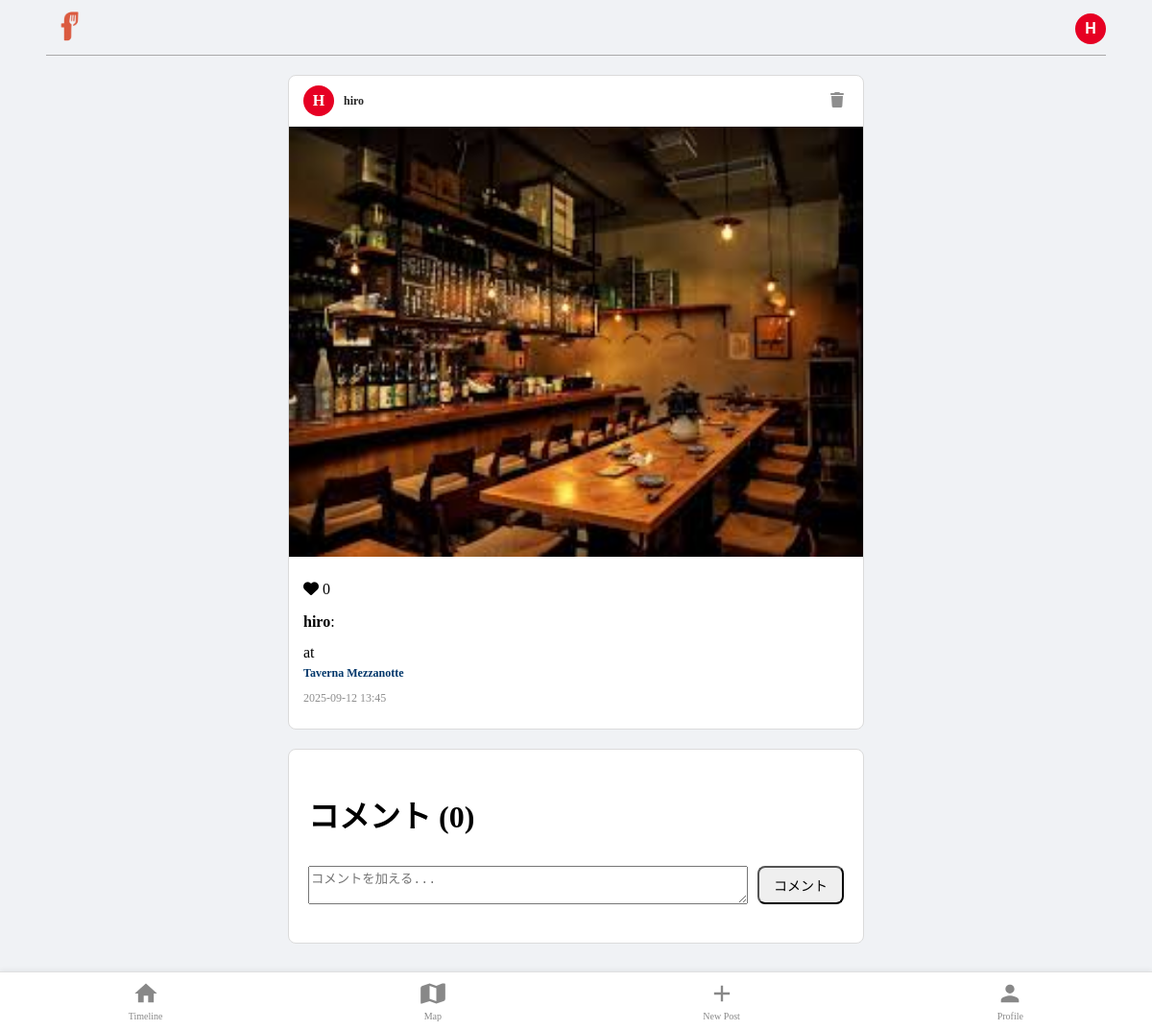
The app's page /post/2 (signed in) with its own data.
### app/models.py (models this page shows, shortened)
class User(UserMixin, db.Model):
    id = db.Column(db.Integer, primary_key = True, nullable=False)
    username = db.Column(db.String(64), index=True, unique=True, nullable=False)
    email = db.Column(db.String(120), index =True, unique=True, nullable=False)
    password_hash = db.Column(db.String(128), nullable=False)
    posts = db.relationship('Post', back_populates='author', lazy='dynamic')
    bookmarked_shops = db.relationship('Shop', secondary=bookmarks, back_populates='bookmarked_by', lazy='dynamic')
    liked_posts = db.relationship('Post', secondary=likes, back_populates='likers', lazy='dynamic')
    comments = db.relationship('Comment', back_populates='author', lazy='dynamic')
    followed = db.relationship(
        'User', secondary=followers,
        primaryjoin=(followers.c.follower_id == id),
        secondaryjoin=(followers.c.followed_id == id),
        backref=db.backref('followers', lazy='dynamic'), lazy='dynamic')
    def has_liked_post(self, post):
        return self.liked_posts.filter(likes.c.post_id == post.id).count() > 0

class Post(db.Model):
    id = db.Column(db.Integer, primary_key=True, nullable=False)
    body = db.Column(db.Text)
    timestamp = db.Column(db.DateTime, index=True, default=lambda: datetime.now(timezone.utc), nullable=False)
    image_filename = db.Column(db.String(128), nullable = False) # 画像ファイル名を保存するカラム
    user_id = db.Column(db.Integer, db.ForeignKey('user.id', name='fk_post_user_id'), nullable=False)
    shop_id = db.Column(db.Integer, db.ForeignKey('shop.id', name='fk_post_shop_id'), nullable=False)
    author = db.relationship('User', back_populates='posts')
    shop = db.relationship('Shop', back_populates='posts')
    likers = db.relationship('User', secondary=likes, back_populates='liked_posts', lazy='dynamic', cascade="all, delete")
    comments = db.relationship('Comment', back_populates='post', lazy='dynamic', cascade='all, delete-orphan')

class Shop(db.Model):
    id = db.Column(db.Integer, primary_key=True)
    osm_id = db.Column(db.BigInteger, index=True, unique=True, nullable = False)
    name = db.Column(db.String(128), nullable=False)
    latitude = db.Column(db.Float, nullable=False)
    longitude = db.Column(db.Float, nullable=False)
    posts = db.relationship('Post', back_populates='shop', lazy='dynamic')
    bookmarked_by = db.relationship('User', secondary = bookmarks, back_populates='bookmarked_shops', lazy='dynamic')

### app/routes.py (the view, shortened to what this page needs)
@app.route('/post/<int:post_id>', methods=['GET', 'POST'])
@login_required
def post_detail(post_id):
    post = Post.query.get_or_404(post_id)
    form = CommentForm()
    comments = post.comments.order_by(Comment.timestamp.desc()).all()
    return render_template(
        'post_detail.html',
        title=f"Post by {post.author.username}",
        post=post,
        form=form,
        comments=comments
    )

### app/forms.py
class CommentForm(FlaskForm):
    comment_body = TextAreaField('コメント', validators=[DataRequired()])
    submit = SubmitField('コメント')

### app/models.py (called while the page is built)
@login.user_loader
def load_user(id):
    return User.query.get(int(id))

### app/routes.py (called while the page is built)
@app.context_processor
def inject_user():
    return dict(current_user=current_user)

### app/templates/post_detail.html (shortened to what this page needs)
{% extends "base.html" %}
{% block content %}
<div class="post-detail-container">
    <div class="post-detail-card">
        <div class="post-detail-header">
            <a href="{{ url_for('user_profile', username=post.author.username) }}">
                <div class="avatar-circle">
                    <span>{{ post.author.username[0]|upper }}</span>
                </div>
                <strong>{{ post.author.username }}</strong>
            </a>
            {% if post.author == current_user %}
                <form action="{{ url_for('delete_post', post_id=post.id) }}" method="post" class="delete-form">
                    <button type="submit" class="delete-btn" onclick="return confirm('本当にこの投稿を削除しますか？')">
                        <i class="fa-solid fa-trash"></i>
                    </button>
                </form>
            {% endif %}
        </div>
        <div class="post-detail-image">
            <img src="{{ url_for('static', filename='uploads/' + post.image_filename) }}" alt="User post">
        </div>
        <div class="post-detail-content">
            <div class="like-section" style="margin-bottom: 10px;">
                <i class="fa-solid fa-heart like-icon {% if current_user.is_authenticated and current_user.has_liked_post(post) %}liked{% endif %}" data-post-id="{{ post.id }}"></i>
                <span class="likes-count">{{ post.likers.count() }}</span>
            </div>
            <p><strong>{{ post.author.username }}</strong>: {{ post.body or '' }}</p>
            <p class="shop-link">at <a href="{{ url_for('shop_page', shop_id=post.shop.id) }}">{{ post.shop.name }}</a></p>
            <p class="timestamp">{{ post.timestamp.strftime('%Y-%m-%d %H:%M') }}</p>
        </div>
    </div>
    <div class="comments-section">
        <h2>コメント ({{ comments|length }})</h2>
        <form action="" method="post" class="comment-form">
            <div class="form-group">
                {{ form.comment_body(class="textarea-input", placeholder="コメントを加える...") }}
                {{ form.submit(class="submit-btn small") }}
            </div>
        </form>
    </div>
</div>
{% endblock %}

### app/templates/base.html (shortened to what this page needs)
<!DOCTYPE html>
<html lang="ja">
    <head>
        <link rel="stylesheet" href="{{ url_for('static', filename='css/style.css')}}">
        <link rel="stylesheet" href="https://unpkg.com/leaflet@1.9.4/dist/leaflet.css"/>
        <link rel="stylesheet" href="https://cdnjs.cloudflare.com/ajax/libs/font-awesome/6.5.2/css/all.min.css" />
        <link rel="stylesheet" href="https://cdnjs.cloudflare.com/ajax/libs/Leaflet.awesome-markers/2.0.2/leaflet.awesome-markers.css" />
    </head>
    <body>
        <header>
        <div class="header-box">
            <div class="logo-placeholder">
                <a href="{{ url_for('index')}}"><img class="logo" src="{{ url_for('static', filename='/imgs/logo_img.png')}}" alt="Foodies fan"></a>
            </div>
            <div class="login-box">
                {% if current_user.is_anonymous %}
                    <a href="{{ url_for('login') }}" class="login-btn">Log In</a>
                {% else %}
                    <div class="profile-dropdown">
                        <button class="profile-btn">
                            <div class="avatar-circle">
                                <span>{{ current_user.username[0]|upper }}</span>
                            </div>
                        </button>
                    </div>
                {% endif %}
            </div>
        </div>
        </header>
        <main>
        {% block content %}{% endblock %}
        </main>
        {% if current_user.is_authenticated %}
        <nav class="bottom-nav">
            <a href="{{ url_for('timeline') }}" class="nav-link">
                <svg xmlns="http://www.w3.org/2000/svg" viewBox="0 0 24 24" fill="currentColor" class="nav-icon">
                  <path d="M10 20v-6h4v6h5v-8h3L12 3 2 12h3v8z"/>
                </svg>
                <span>Timeline</span>
            </a>
            <a href="{{ url_for('map_page') }}" class="nav-link">
                <svg xmlns="http://www.w3.org/2000/svg" viewBox="0 0 24 24" fill="currentColor" class="nav-icon">
                  <path d="M20.5 3l-.16.03L15 5.1 9 3l-6.35 2.12A2 2 0 001 7v13c0 .3.06.58.17.85l.18.35L9 18.9l6 2.1 6.35-2.12A2 2 0 0023 17V4a1 1 0 00-.5-1zM15 18.89l-6-2.11V5.11l6 2.11v11.67z"/>
                </svg>
                <span>Map</span>
            </a>
            <a href="{{ url_for('create_post') }}" class="nav-link">
                <svg xmlns="http://www.w3.org/2000/svg" viewBox="0 0 24 24" fill="currentColor" class="nav-icon">
                  <path d="M19 13h-6v6h-2v-6H5v-2h6V5h2v6h6v2z"/>
                </svg>
                <span>New Post</span>
            </a>
            <a href="{{ url_for('user_profile', username=current_user.username) }}" class="nav-link">
                <svg xmlns="http://www.w3.org/2000/svg" viewBox="0 0 24 24" fill="currentColor" class="nav-icon">
                  <path d="M12 12c2.21 0 4-1.79 4-4s-1.79-4-4-4-4 1.79-4 4 1.79 4 4 4zm0 2c-2.67 0-8 1.34-8 4v2h16v-2c0-2.66-5.33-4-8-4z"/>
                </svg>
                <span>Profile</span>
            </a>
        </nav>
        {% endif %}
    </body>
</html>

### app/static/css/style.css (style rules this page uses)
html { font-size: 62.5%; }
body { margin: 0 4%; font-family: 'Noto serif JP', 'Times New Roman', serif; background-color: #f0f2f5; font-size: 1.6rem; line-height: 1.5; padding-bottom: 70px; }
h2 { font-size: clamp(2.0rem, 3vw, 3.2rem); }
p { font-size: 1.6rem; }
a { display: block; font-size: clamp(0.1rem, 3vw, 1.2rem); }
.header-box { display: flex; padding-top: 2px; justify-content: space-between; align-items: center; border-bottom: 1px solid rgb(169, 169, 169); }
.logo-placeholder { width: 5rem; }
.logo-placeholder img { width: 100%; }
.login-box { display: flex; align-items: center; gap: 15px; }
.profile-dropdown { position: relative; display: inline-block; }
.profile-btn { background: none; border: none; padding: 0; cursor: pointer; display: flex; align-items: center; }
.avatar-circle { width: 32px; height: 32px; border-radius: 50%; background-color: #e60023; color: white; display: flex; align-items: center; justify-content: center; font-weight: bold; font-size: 1.6rem; }
.post-detail-container { max-width: 600px; margin: 20px auto; }
.post-detail-card { background-color: #fff; border: 1px solid #dbdbdb; border-radius: 8px; overflow: hidden; }
.post-detail-header { padding: 10px 15px; border-bottom: 1px solid #efefef; display: flex; justify-content: space-between; align-items: center; }
.post-detail-header a { display: flex; align-items: center; gap: 10px; text-decoration: none; color: #262626; }
.delete-form { margin: 0; }
.delete-btn { background: none; border: none; color: #8e8e8e; cursor: pointer; font-size: 1.6rem; padding: 5px; }
.post-detail-image img { width: 100%; height: auto; }
.post-detail-content { padding: 15px; }
.post-detail-content p { margin: 0 0 8px 0; }
.post-detail-content .shop-link a { color: #00376b; font-weight: bold; text-decoration: none; }
.post-detail-content .timestamp { font-size: 1.2rem; color: #8e8e8e; }
.comments-section { margin-top: 20px; padding: 20px; background-color: #fff; border: 1px solid #dbdbdb; border-radius: 8px; }
.comment-form .form-group { display: flex; gap: 10px; }
.comment-form .textarea-input { flex-grow: 1; }
.comment-form .submit-btn.small { padding: 8px 15px; font-size: 1.4rem; border-radius: 8px; }
.bottom-nav { position: fixed; bottom: 0; left: 0; width: 100%; height: 60px; background-color: #ffffff; display: flex; justify-content: space-around; align-items: center; border-top: 1px solid #e0e0e0; box-shadow: 0 -2px 5px rgba(0,0,0,0.05); z-index: 1000; }
.nav-link { display: flex; flex-direction: column; align-items: center; justify-content: center; text-decoration: none; color: #888; font-size: 1rem; }
.nav-icon { width: 28px; height: 28px; margin-bottom: 2px; }

### records on screen
User: username "H", author "H", author.username "hiro"
Post: image_filename (picture), timestamp "2025-09-12 13:45"
Shop: shop.name "Taverna Mezzanotte"

### other values on screen
{{ post.likers.count() }} "0"
{{ comments|length }} "0"
